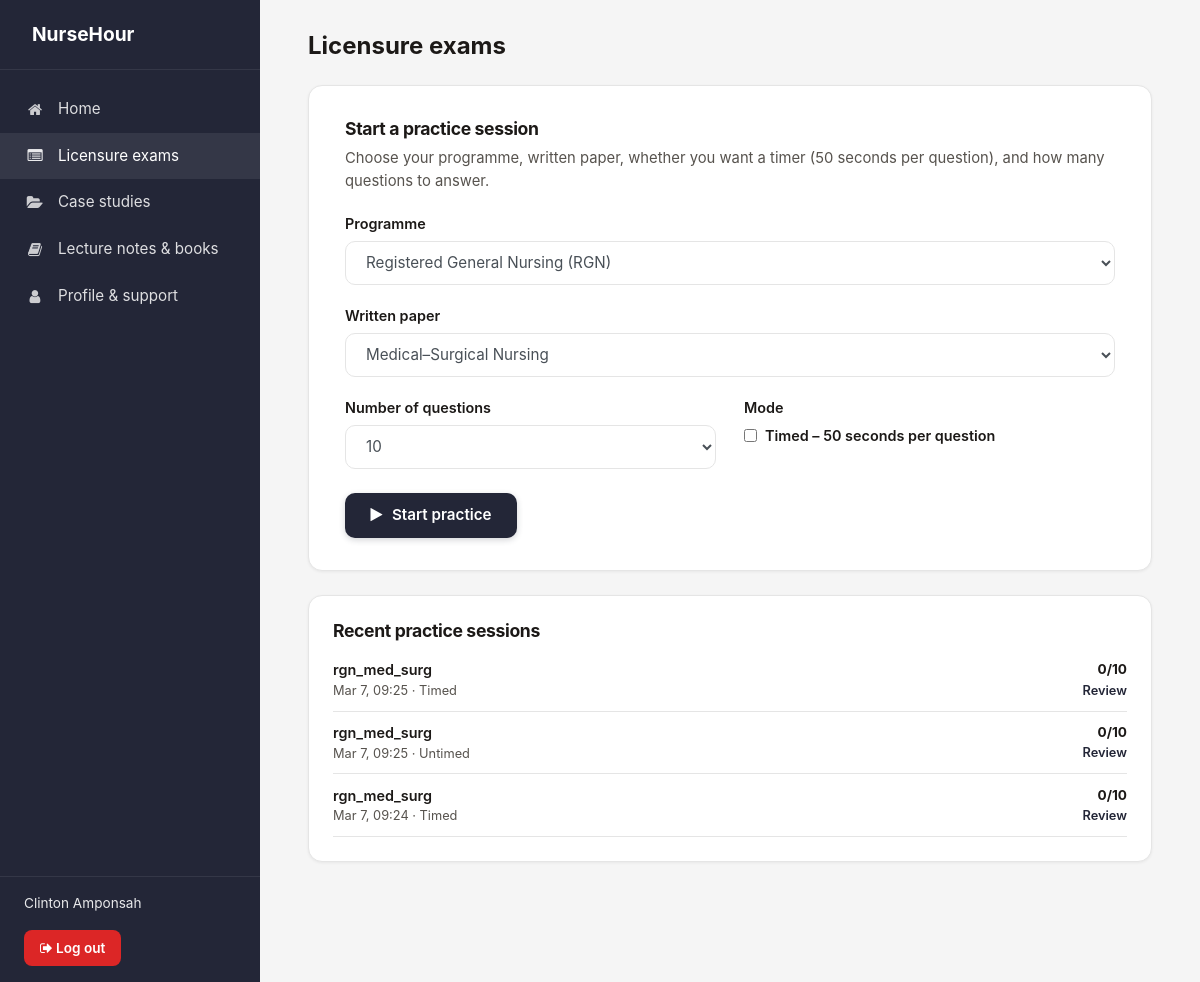
Page /practice/ (signed in) on the committed database.
### website/models.py (models this page shows)
class PracticeSession(models.Model):
    user = models.ForeignKey(settings.AUTH_USER_MODEL, on_delete=models.CASCADE, related_name='practice_sessions')
    program = models.CharField(max_length=10, blank=True, default='')
    paper = models.CharField(max_length=40, blank=True, default='')
    timed = models.BooleanField(default=False, help_text='If true, student practiced under timed conditions (50s per question).')
    total_questions = models.PositiveIntegerField()
    correct_count = models.PositiveIntegerField(default=0)
    questions = models.JSONField(default=list, help_text='List of Supabase mcq_questions ids (str or int) in order.')
    started_at = models.DateTimeField(default=timezone.now)
    finished_at = models.DateTimeField(null=True, blank=True)
    created_at = models.DateTimeField(auto_now_add=True)
    class Meta:
        ordering = ['-started_at']

### website/views.py (the view, shortened to what this page needs)
# urls.py: path('practice/', views.practice, name='practice'),
@login_required
def practice(request):
    if _is_admin_user(request.user):
        return redirect('website:admin_dashboard')
    profile = getattr(request.user, 'profile', None)
    profile_program = getattr(profile, 'program', '') or ''
    default_program = PROGRAM_FROM_PROFILE.get(profile_program, 'rgn')
    program = default_program
    available_papers = PAPER_CONFIG.get(program, [])
    recent_sessions = PracticeSession.objects.filter(user=request.user).order_by('-started_at')[:5]
    context = {
        'program': program,
        'program_label': PROGRAM_LABELS.get(program, ''),
        'available_programs': PROGRAM_LABELS,
        'available_papers': PAPER_CONFIG,
        'selected_papers': available_papers,
        'recent_sessions': recent_sessions,
    }
    return render(request, 'website/practice_setup.html', context)

### website/views.py (called while the page is built)
def _is_admin_user(user):
    return user and user.is_authenticated and getattr(settings, 'ADMIN_EMAIL', None) and user.email == settings.ADMIN_EMAIL

### templates/website/practice_setup.html (shortened to what this page needs)
{% extends 'dashboard_base.html' %}
{% load static %}
{% block page_title %}Licensure exams{% endblock %}
{% block sidebar_nav %}
    <a href="{% url 'website:dashboard' %}"><i class="fa fa-home"></i> Home</a>
    <a href="{% url 'website:practice' %}" class="db--active"><i class="fa fa-list-alt"></i> Licensure exams</a>
    <a href="{% url 'website:case_studies' %}"><i class="fa fa-folder-open"></i> Case studies</a>
    <a href="{% url 'website:resources' %}"><i class="fa fa-book"></i> Lecture notes &amp; books</a>
    <a href="{% url 'website:profile_support' %}"><i class="fa fa-user"></i> Profile &amp; support</a>
{% endblock %}
{% block content %}
    <div class="db-card db-card--form">
        <h2 class="db-card__title">Start a practice session</h2>
        <p class="db-card__text" style="margin-bottom:1.25rem;">
            Choose your programme, written paper, whether you want a timer (50 seconds per question), and how many questions to answer.
        </p>
        <form method="post" class="db-form db-form--grid" id="practiceSetupForm">
            <div class="form-group form-group--full">
                <label for="practiceProgram">Programme</label>
                <select name="program" id="practiceProgram" class="form-control">
                    {% for code,label in available_programs.items %}
                        <option value="{{ code }}" {% if code == program %}selected{% endif %}>{{ label }}</option>
                    {% endfor %}
                </select>
            </div>
            <div class="form-group form-group--full">
                <label for="practicePaper">Written paper</label>
                <select name="paper" id="practicePaper" class="form-control">
                    {% for prog_code, plist in available_papers.items %}
                        {% for p in plist %}
                            <option value="{{ p.code }}" data-program="{{ prog_code }}" {% if prog_code == program and forloop.first %}selected{% endif %}>{{ p.title }}</option>
                        {% endfor %}
                    {% endfor %}
                </select>
            </div>
            <div class="form-group">
                <label for="numQuestions">Number of questions</label>
                <select name="num_questions" id="numQuestions" class="form-control">
                    <option value="10" selected>10</option>
                </select>
            </div>
            <div class="form-group">
                <label>Mode</label>
                <div style="display:flex;align-items:center;gap:0.5rem;">
                    <input type="checkbox" name="timed" id="timedMode" value="1">
                    <label for="timedMode" style="margin:0;font-size:0.9rem;cursor:pointer;">
                        Timed – 50 seconds per question
                    </label>
                </div>
            </div>
            <div class="form-group form-group--full">
                <button type="submit" class="btn-save">
                    <i class="fa fa-play"></i> Start practice
                </button>
            </div>
        </form>
    </div>
    <div class="db-card">
        <h2 class="db-card__title">Recent practice sessions</h2>
        {% if recent_sessions %}
            <ul style="list-style:none;margin:0;padding:0;">
                {% for s in recent_sessions %}
                <li style="padding:0.65rem 0;border-bottom:1px solid var(--db-border);display:flex;justify-content:space-between;align-items:center;gap:1rem;">
                    <div>
                        <div style="font-size:0.9rem;font-weight:600;">
                            {{ s.paper|default:"Practice session" }}
                        </div>
                        <div style="font-size:0.8rem;color:var(--db-muted);">
                            {{ s.started_at|date:"M j, H:i" }} · {{ s.timed|yesno:"Timed,Untimed" }}
                        </div>
                    </div>
                    <div style="text-align:right;font-size:0.85rem;">
                        {% if s.total_questions %}
                            <div><strong>{{ s.correct_count }}/{{ s.total_questions }}</strong></div>
                        {% else %}
                            <div>—</div>
                        {% endif %}
                        <a href="{% url 'website:practice_review' s.id %}" style="font-size:0.8rem;">Review</a>
                    </div>
                </li>
                {% endfor %}
            </ul>
        {% else %}
            <p class="db-card__text">You haven’t completed any practice sessions yet. Start one above.</p>
        {% endif %}
    </div>
{% endblock %}

### templates/dashboard_base.html (shortened to what this page needs)
{% load static %}
<!DOCTYPE html>
<html lang="en">
<head>
    <link rel="stylesheet" href="{% static 'css/bootstrap.min.css' %}">
    <link rel="stylesheet" href="https://cdn.jsdelivr.net/npm/font-awesome@4.7.0/css/font-awesome.min.css">
</head>
<body class="db-body">
    <div class="db-root">
        <aside class="db-sidebar">
            <div class="db-sidebar__logo">
                <a href="{% url 'website:home' %}">
                    NurseHour
                </a>
            </div>
            <nav class="db-sidebar__nav">
                {% block sidebar_nav %}{% endblock %}
            </nav>
            <div class="db-sidebar__user">
                <div class="db-sidebar__user-name">{{ user.get_short_name|default:user.email }}</div>
                <a href="{% url 'website:logout' %}" class="db-sidebar__logout"><i class="fa fa-sign-out"></i> Log out</a>
            </div>
        </aside>
        <main class="db-main">
            <div class="db-main__inner">
                <h1 class="db-main__title">{% block page_title %}Dashboard{% endblock %}</h1>
                {% block content %}{% endblock %}
            </div>
        </main>
    </div>
</body>
</html>

### templates/dashboard_base.html (style rules this page uses)
:root { --db-dark: #232637; --db-dark-hover: #1a1c28; --db-bg: #f5f5f5; --db-card: #ffffff; --db-border: #e5e5e5; --db-text: #1c1917; --db-muted: #57534e; --db-sidebar-w: 260px; --db-bottom-h: 64px; }
* { box-sizing: border-box; }
.db-body { margin: 0; font-family: -apple-system, BlinkMacSystemFont, 'Segoe UI', Roboto, Oxygen, Ubuntu, sans-serif; background: var(--db-bg); color: var(--db-text); min-height: 100vh; padding-bottom: var(--db-bottom-h); }
.db-root { display: flex; min-height: 100vh; }
.db-sidebar { width: var(--db-sidebar-w); background: var(--db-dark); color: #fff; flex-shrink: 0; display: flex; flex-direction: column; position: fixed; top: 0; left: 0; bottom: 0; z-index: 100; }
.db-sidebar__logo { padding: 1.25rem 1.5rem; border-bottom: 1px solid rgba(255,255,255,0.08); }
.db-sidebar__logo a { color: #fff; text-decoration: none; font-weight: 700; font-size: 1.2rem; display: flex; align-items: center; }
.db-sidebar__nav { flex: 1; padding: 1rem 0; overflow-y: auto; }
.db-sidebar__nav a { display: flex; align-items: center; padding: 0.75rem 1.5rem; color: rgba(255,255,255,0.85); text-decoration: none; font-size: 0.95rem; transition: background 0.15s, color 0.15s; }
.db-sidebar__nav a:hover, .db-sidebar__nav a.db--active { background: rgba(255,255,255,0.08); color: #fff; }
.db-sidebar__nav .fa { width: 22px; margin-right: 0.75rem; text-align: center; opacity: 0.9; }
.db-sidebar__user { padding: 1rem 1.5rem; border-top: 1px solid rgba(255,255,255,0.08); }
.db-sidebar__user-name { font-size: 0.85rem; color: rgba(255,255,255,0.9); margin-bottom: 0.5rem; }
.db-sidebar__user a { color: rgba(255,255,255,0.7); font-size: 0.85rem; text-decoration: none; }
.db-sidebar__logout { display: inline-block; margin-top: 0.5rem; padding: 0.5rem 1rem; font-size: 0.85rem; font-weight: 600; color: #fff !important; background: #dc2626; border-radius: 8px; border: none; text-decoration: none !important; transition: background 0.2s, transform 0.1s; }
.db-main { flex: 1; margin-left: var(--db-sidebar-w); padding: 1.5rem; min-height: 100vh; display: flex; flex-direction: column; align-items: stretch; }
.db-main__title { font-size: 1.5rem; font-weight: 700; margin: 0 0 1.5rem; color: var(--db-text); }
.db-main__inner { width: 100%; max-width: 100%; }
@media (min-width: 992px) { .db-main { padding: 2rem 2.5rem; align-items: center; } }
@media (min-width: 992px) { .db-main__inner { max-width: 860px; margin: 0 auto; } }
@media (min-width: 1200px) { .db-main { padding: 2rem 3rem; } }
@media (min-width: 1200px) { .db-main__inner { max-width: 900px; } }
.db-card { background: var(--db-card); border: 1px solid var(--db-border); border-radius: 14px; padding: 1.5rem; margin-bottom: 1.5rem; box-shadow: 0 1px 3px rgba(0,0,0,0.06); transition: box-shadow 0.2s ease; }
@media (min-width: 992px) { .db-card--form { padding: 2rem 2.25rem; } }
.db-card__title { font-size: 1.1rem; font-weight: 700; margin: 0 0 0.5rem; color: var(--db-text); letter-spacing: -0.02em; }
.db-card__text { font-size: 0.925rem; color: var(--db-muted); margin: 0; line-height: 1.55; }
.db-card a:not(.btn-save):not(.db-sidebar__logout) { color: var(--db-dark); font-weight: 600; font-size: 0.9rem; text-decoration: none; }
.db-form .form-group { margin-bottom: 1.25rem; }
.db-form label { font-weight: 600; color: var(--db-text); margin-bottom: 0.4rem; display: block; font-size: 0.9rem; }
.db-form .form-control { border: 1.5px solid var(--db-border); border-radius: 10px; padding: 0.7rem 1rem; background: var(--db-card); font-size: 0.95rem; transition: border-color 0.2s, box-shadow 0.2s; }
.db-form select.form-control { min-height: 2.75rem; height: 2.75rem; padding: 0.5rem 2rem 0.5rem 1rem; line-height: 1.5; }
.db-form .btn-save { background: var(--db-dark); color: #fff; border: none; padding: 0.7rem 1.6rem; border-radius: 10px; font-weight: 600; font-size: 0.95rem; cursor: pointer; transition: background 0.2s, transform 0.1s; box-shadow: 0 2px 6px rgba(35,38,55,0.2); }
.db-form .btn-save i { margin-right: 0.35rem; }
@media (min-width: 992px) { .db-form--grid { display: grid; grid-template-columns: 1fr 1fr; gap: 1.25rem 1.75rem; align-items: start; } }
@media (min-width: 992px) { .db-form--grid .form-group { margin-bottom: 0; } }
@media (min-width: 992px) { .db-form--grid .form-group--full { grid-column: 1 / -1; } }
@media (min-width: 992px) { .db-form--grid .form-group .btn-save { margin-top: 0.25rem; } }

### rows in the picture
PracticeSession: paper "rgn_med_surg", started_at "Mar 7, 09:25", timed "Timed", correct_count "0", total_questions "10"
PracticeSession: paper "rgn_med_surg", started_at "Mar 7, 09:25", timed "Untimed", correct_count "0", total_questions "10"
PracticeSession: paper "rgn_med_surg", started_at "Mar 7, 09:24", timed "Timed", correct_count "0", total_questions "10"

### other values in the picture
{{ user.get_short_name|default:user.email }} "Clinton Amponsah"
form field program "Registered General Nursing (RGN)"
form field paper "Medical–Surgical Nursing"
